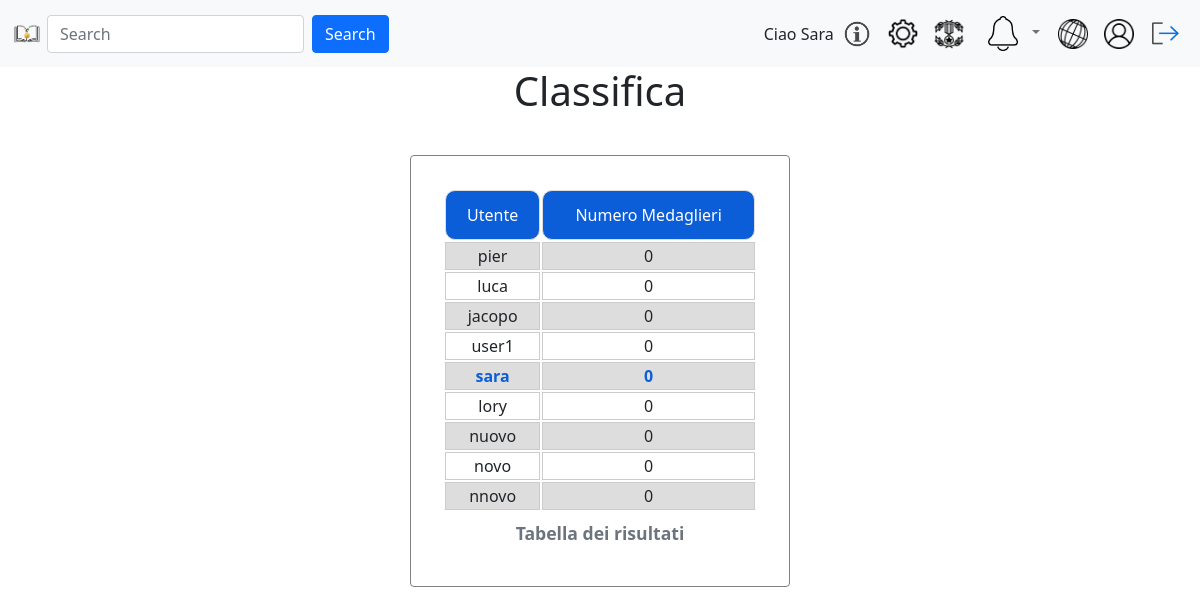
Page /classifica.php (signed in) on the earlier database version.
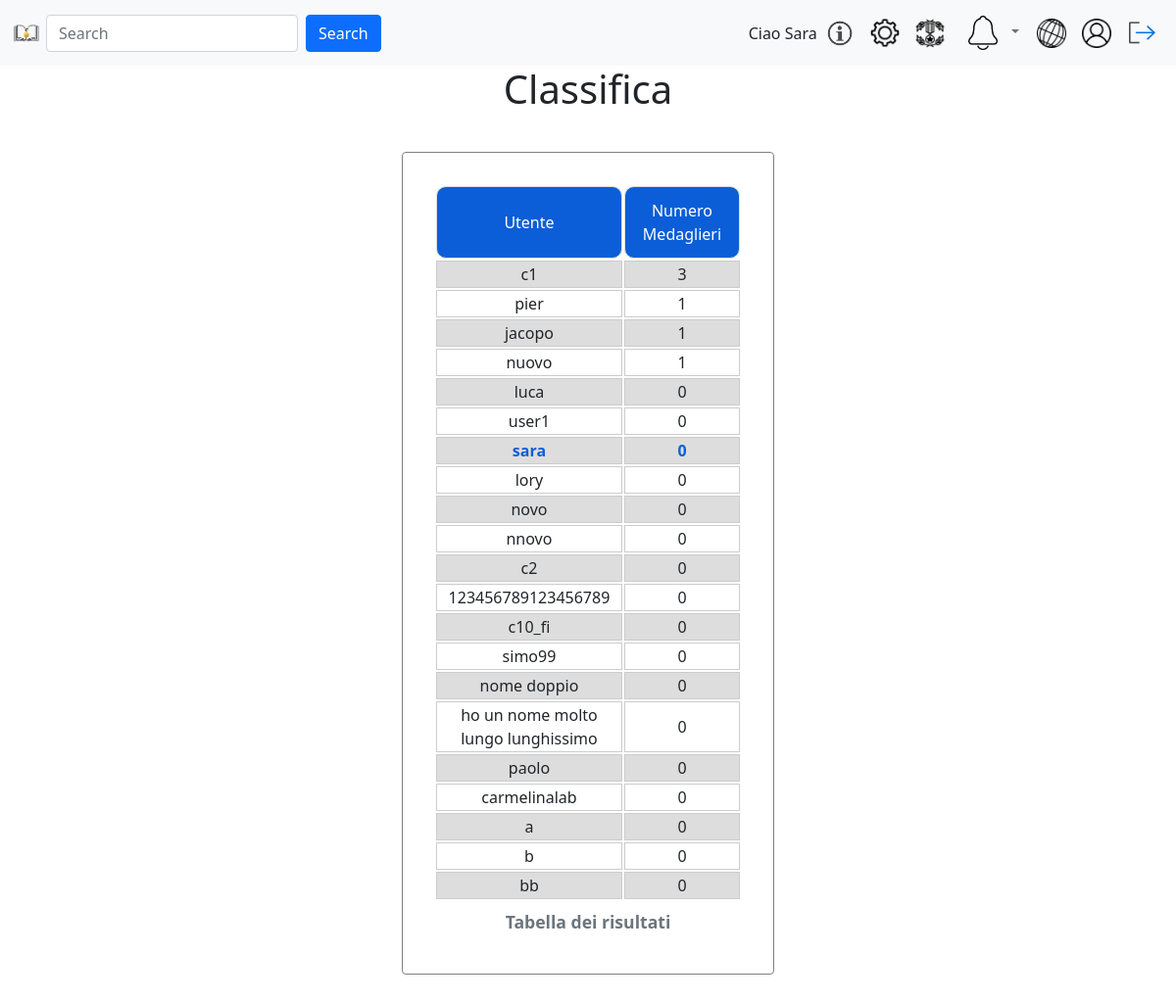
Same page on the later database version.
### tables this page shows
CREATE TABLE `utente` (
  `id` int(8) NOT NULL AUTO_INCREMENT,
  `username` varchar(80) NOT NULL,
  `email` varchar(80) NOT NULL,
  `pwd` varchar(120) NOT NULL,
  `immagineProfilo` varchar(255) NOT NULL,
  `isAdmin` int(1) NOT NULL,
  `descrizione` varchar(150) DEFAULT NULL,
  `stato` int(1) NOT NULL,
  PRIMARY KEY (`id`)
);

### include/login.model.php (called while the page is built, shortened)
<?php
require_once 'config.php';
function getDbImageName(string $username){
    global $conn;
    $sql = "SELECT immagineProfilo FROM utente WHERE username = ?";
    $stmt = $conn->prepare($sql);
    $stmt->bind_param("s", $username);
    $stmt->execute();
    $result = $stmt->get_result();
    return $result->fetch_assoc()['immagineProfilo'];
}
function getListaElencoUtenti(){
    global $conn;
    $sql = "SELECT id,username,isAdmin,stato FROM utente where username != 'admin'";
    $stmt = $conn->prepare($sql);
    $stmt->execute();
    $result = $stmt->get_result();
    return $result->fetch_all(MYSQLI_ASSOC);
}
?>

### include/login.controller.php (called while the page is built, shortened)
<?php
function getUserImage(string $username){
    $defaultProfileImage = "images/users/default.png";
    $image = "images/users/" . getDbImageName($username);
    return $defaultProfileImage;
}
?>

### classifica.php (the view, shortened to what this page needs)
<?php
require_once("include/login.controller.php");
require_once("include/login.model.php");
?>
<!DOCTYPE html>
<html lang="it">
<head>
    <link href="https://cdn.jsdelivr.net/npm/bootstrap@5.1.3/dist/css/bootstrap.min.css" rel="stylesheet"
>
    <link rel="stylesheet" type="text/css" href="css/landingPage.css">
    <link rel="stylesheet" type="text/css" href="css/settingPage.css">
    <link rel="stylesheet" type="text/css" href="css/PMpopup.css">
    <link rel="stylesheet" type="text/css" href="css/PMclassifica.css">
</head>
<body>
    <?php require('navbarSelect.php'); ?>
    <main class="container">
        <div class="row">
            <div class="col-md-4">
            </div>
            <div class="col-md-4 text-center">
                <h1>Classifica</h1>
            </div>
            <div class="col-md-4">
            </div>
        </div>
        <div class="row">
            <div class="col-md-4"></div>
            <div class="card col-md-4 text-center">
                <?php
                echo "<table>
                <caption>Tabella dei risultati</caption>
                <tr>
                    <th>Utente</th>
                    <th>Numero Medaglieri</th>
                </tr>";
                    $utenti = getListaElencoUtenti();
                    $ids = array_column($utenti, 'medalsCompleted');
                    array_multisort($ids, SORT_DESC, $utenti);
                    $classe = "";
                    foreach($utenti as $userId){
                        ($userId['id'] === $_SESSION['id']) ? $classe = "myuser" :  $classe = "";
                        echo "<tr class=\"" . $classe ."\"><td>" . $userId['username']. "</td><td>" . $userId['medalsCompleted'];
                        echo "</td></tr>";
                    }
                echo "</table>";
                ?>
            </div>
            <div class="col-md-4"></div>
        </div>
    </main>
</body>
</html>

### navbarSelect.php
<?php
function isMobile() {
  return preg_match('/(Android|iPhone|iPad|iPod|Windows Phone)/i', $_SERVER['HTTP_USER_AGENT']);
}
if  (isMobile()) {
  include('navbarTel.php');
} else {
  include('navbar.php');
}
?>

### navbar.php (shortened to what this page needs)
<?php
include_once("include/login.controller.php");
include_once("include/login.model.php");
$userID = isset($_SESSION['id']) ? $_SESSION['id'] : null;
?>
<header>
    <nav class="navbar navbar-expand navbar-light bg-light">
        <div class="container-fluid">
            <a href="landingPage.php"> <img id="logo" src="images/logoLetturePremiateSmall.png" alt="Logo con libro e medaglia"> </a>
            <form action="searchingPage.php" method="post" class="d-flex me-auto" >
                <input name="searchingText" id="searchingText" class="form-control me-2" type="search" placeholder="Search" aria-label="Search" />
                <button class="btn btn-primary" type="submit" title="Ricerca">Search</button>
            </form>
          <div id="username" class="d-flex"><?php echo "Ciao " . ucfirst($_SESSION["username"]);?></div>
          <div class="d-flex" id="navbarSupportedContent">
            <ul class="navbar-nav">
              <li class="nav-item">
                  <a href="infoPoint.php" title="Informazioni"><img src="images/infoimg_no_background.png" alt="Informazioni"></a>
                </li>
              <li class="nav-item">
                <a href="settingPage.php" title="Settings"><img src="images/settingLogo.png" alt="Impostazioni"></a>
              </li>
              <li class="nav-item">
                <a href="classifica.php" title="Classifica"><img src="images/medagliereNewIcons/medagliaLogo.png" alt="Impostazioni"></a>
              </li>
              <?php if($userID != 7): ?>
              <li class="nav-item dropdown">
                <a class="nav-link dropdown-toggle" data-bs-toggle="dropdown" href="#" role="button" aria-expanded="false" title="Notifiche">
                  <img src="images/notifyLogo.png" alt="Notifiche">
                </a>
              </li>
              <?php endif; ?>
              <li class="nav-item dropdown">
                <a href="discoveryPage.php" title="Discovery Page"><img src="images/discoveryLogo.png" alt="Scopri"></a>
              </li>
              <li class="nav-item">
                <a href="profilePage.php" title="Profilo"><img src=<?php echo getUserImage($_SESSION["username"]); ?> alt="Immagine Profilo"> </a>
              </li>
                <li class="nav-item">
                <a href="logout.php" title="Esci"><img src="images/log-out.png" alt="Logout"></a>
              </li>
            </ul>
          </div>
        </div>
      </nav>
</header>

### css/landingPage.css (style rules this page uses)
#logo { width: 30px; height: auto; margin-right: 5px; }
#navbarSupportedContent img { width: 30px; height: auto; margin: 0 6px; }
#navbarSupportedContent ul.navbar-nav { display: flex; align-items: center; }
#navbarSupportedContent li.nav-item { margin: 0 2px; }
form { display: block; }

### css/settingPage.css (style rules this page uses)
.card { max-width: 600px; margin: 2rem auto; padding: 2rem; }

### css/PMclassifica.css (style rules this page uses)
.myuser { color: #0b5ed7; font-weight: bold; }
table { border-collapse: separate; }
th { border-radius: 10px; font-weight: normal; border: 1px solid #ddd; padding: 12px; background-color: #0b5ed7; color: white; }
tr:nth-child(even) { background-color: #ddd; }
td { border: solid 1px #ccc; }
.card { border: solid 1px gray; }
caption { font-weight: bold; font-size: 1.1em; text-align: center; }

Differences in the rows shown:
added utente: username "c1", medalsCompleted "3"
computed for utente "pier": id "0" → "1"
changed utente "jacopo": isAdmin "0" → "1"; moves up the list
shown differently, row unchanged: utente "nuovo": isAdmin "0" → "1"; moves up the list
added utente: username "c2", medalsCompleted "0"
added utente: username "123456789123456789", medalsCompleted "0"
added utente: username "c10_fi", medalsCompleted "0"
added utente: username "simo99", medalsCompleted "0"
added utente: username "nome doppio", medalsCompleted "0"
added utente: username "ho un nome molto lungo lunghissimo", medalsCompleted "0"
added utente: username "paolo", medalsCompleted "0"
added utente: username "carmelinalab", medalsCompleted "0"
added utente: username "a", medalsCompleted "0"
added utente: username "b", medalsCompleted "0"
added utente: username "bb", medalsCompleted "0"
